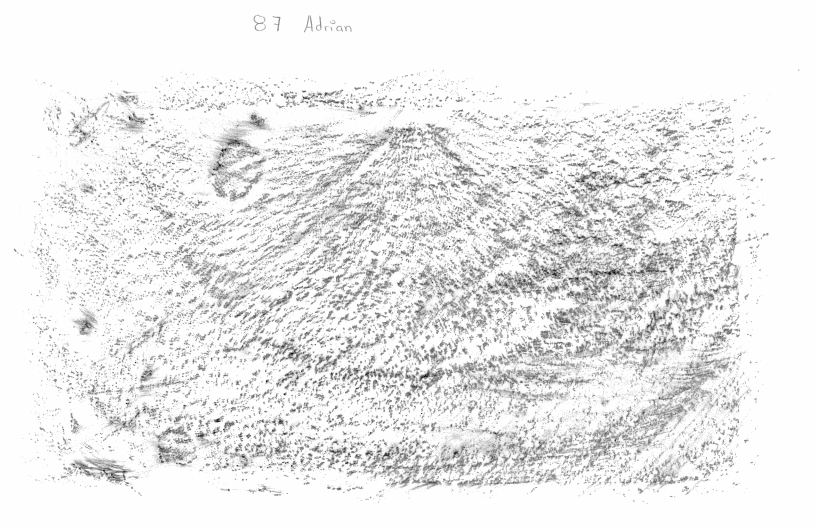
#> input picture data/processed/png-images/DOC (49).png, 2448 x 1584 px, found by its file name (shown at 1/3 size); its folder holds only this picture in this run
$ python transform.py
#> lines starting #> are read from the running program, lines starting #| are printed output that depends on the picture; after the words box and inside, x2 and y2 are one past the last pixel; in counts of white or black regions, pixels touching at a corner belong together
### src/load_images.py
import cv2
import numpy as np
import os

def read_images(dir:str, image_size=None) -> tuple[list[np.ndarray], list[str]]:
    """ Lee todas las imagenes en formato PNG de un directorio, las redimensiona
    al tamaño especificado y las normaliza a valores entre 0 y 255."""
#> called with dir = './data/processed/png-images/', image_size = (358, 232)
    images, names = [], []

    for file in os.listdir(dir):            # leer cada archivo en la carpeta
        if file.lower().endswith(".png"):   # si es png
            # Leer imagen en blanco y negro
            print(f"Reading image: {file}")
            image = cv2.imread(os.path.join(dir, file), cv2.IMREAD_GRAYSCALE)
#> image is the input picture: shape (1584, 2448); min 0, max 255, mean 235.1

            # redimencionar imagen
            if image_size is not None:
                print(f"\tOriginal shape:\t{image.shape}")
#| 	Original shape:	(1584, 2448)
                image = cv2.resize(image, image_size, interpolation\
                                   =cv2.INTER_AREA)
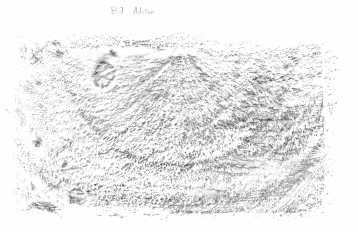
#> image: shape (232, 358); min 57, max 254, mean 235.1
                print(f"\tNew shape:\t{image.shape}\n")
#| 	New shape:	(232, 358)
            else:
                print(f"\tShape:\t{image.shape}\n")

            image = cv2.normalize(image, None, 0, 255, cv2.NORM_MINMAX)\
                .astype(np.uint8) # normalizar imagen
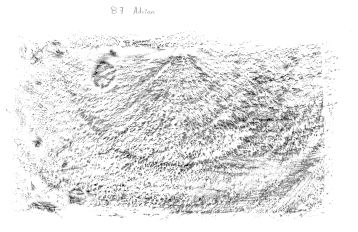
#> image: shape (232, 358); min 0, max 255, mean 230.5

            if image is not None:
                images.append(image) ; names.append(file)
            else:
                raise ValueError(f"Error al leer la imagen: {file}")

    return images, names

# [4 lines left out: function save_images, not called in this run]

# [9 lines that do not run on import are left out]

### src/visualitation.py
from matplotlib import pyplot as plt
import numpy as np
from src import TRANSFORMATION_MARGIN

plt.rcParams["figure.constrained_layout.use"] = True


def show_images(images: list, names: list[str], show: bool = True,
                suptitle: str = None, **fig_kw):
    """Muestra una lista de imágenes."""
    n_images = len(images)
    n_cols = int(np.ceil(np.sqrt(n_images)))
    n_rows = int(np.ceil(n_images / n_cols))

    fig, axes = plt.subplots(nrows=n_rows,ncols=n_cols,squeeze=False,**fig_kw)
    if suptitle is not None: fig.suptitle(suptitle)

    for i, (img, name) in enumerate(zip(images, names)):
        r, c = i // n_cols, i % n_cols
        ax = axes[r, c]
        ax.imshow(img, cmap="gray") ; ax.set_title(name)
        ax.axis("off")

    for j in range(i + 1, n_cols * n_rows):    # Apagar ejes vacíos
        r, c = j // n_cols, j % n_cols
        axes[r, c].axis("off")

    if show: plt.show()
    return fig, axes


# [67 lines left out: functions show_stages, show_nmf_components, plot_reconstruction_error, fft_visualitation, not called in this run]

# [1 lines that do not run on import are left out]

### src/utils.py
import numpy as np

def get_stage_images(results:list[dict], stage:str) -> list[np.ndarray]:
    return [result[stage] for result in results]

### src/transform.py
import cv2 as cv2
import numpy as np
from src import TRANSFORMATION_MARGIN
from src.load_images import save_images
import cv2
import numpy as np
from skimage.restoration import denoise_wavelet, estimate_sigma
from skimage import img_as_float, img_as_ubyte

def del_area(binaria, area_max=60, conectividad=4):
    # Asegurar formato uint8 (0 y 255)
    if binaria.dtype == bool:
        img = (binaria.astype(np.uint8)) * 255
    else:
        img = binaria.copy()
        if img.max() == 1:
            img = img * 255


    # Encontrar componentes blancas en la invertida (que eran negras en original)
    num_labels, labels, stats, centroids = cv2.connectedComponentsWithStats(
        cv2.bitwise_not(img), connectivity=conectividad)

    # Máscara donde se conservarán las regiones negras que queremos mantener (las grandes)
    mascara_negra_conservadas = np.zeros_like(img)

    # Omitir fondo (label 0)
    for i in range(1, num_labels):
        area = stats[i, cv2.CC_STAT_AREA]
        if area >= area_max:
            # Esta región negra original es lo suficientemente grande, la conservamos
            mascara_negra_conservadas[labels == i] = 255


    resultado = np.full_like(img, 255)  # fondo blanco
    resultado[mascara_negra_conservadas == 255] = 0  # poner negro donde había regiones negras grandes

    # Devolver en el mismo tipo de dato de entrada
    return resultado if binaria.dtype != bool else resultado > 0

def clean_images(images: list[np.ndarray]) -> list[dict]:
    results = []
    clahe = cv2.createCLAHE(clipLimit=7.0, tileGridSize=(24, 24))

    for img in images:
        if img.dtype != np.uint8:
            img = cv2.normalize(img, None, 0, 255, cv2.NORM_MINMAX).astype(np.uint8)

        result_dict = {"original": img.copy()}

        # Mediana
        median_img = img
        for _ in range(8):
            median_img = cv2.medianBlur(median_img, 3)
            median_clahe = clahe.apply(median_img)
            _, median_thresh = cv2.threshold(median_clahe, 150, 255, cv2.THRESH_BINARY)
        result_dict["cleaned"] = del_area(median_thresh, area_max=90, conectividad=4)


        results.append(result_dict)

    return results

# [61 lines left out: functions select_rotation_line, align, transform, not called in this run]


if __name__ == "__main__":
    """ """
    from src import PROCESSED_IMAGES_DIR, IMAGE_SIZE
    from src.load_images import read_images
    from src.visualitation import show_images, show_stages
    from src.utils import get_stage_images

    # for_saving = True

    # leer imagenes
    images, names = read_images(PROCESSED_IMAGES_DIR + "png-images/", IMAGE_SIZE)
#> images = 1 item; names = ['DOC (49).png']

    # # alinear imagenes
    # param_names, saving_dir = (names, PROCESSED_IMAGES_DIR + "aligned-images/")\
    #     if for_saving else (None, None)
    # aligned_images = transform(images, names=param_names, saving_dir=saving_dir)

    # # mostrar imagenes
    # show_images(aligned_images, names, suptitle="Aligned Images")

    # show_stages(clean_images(images[12:20]))

    show_images(get_stage_images(clean_images(images), "cleaned"), names)
#> the loop in clean_images, `for img in images:` made 1 pass
#> num_labels in del_area on pass 1: 129
#> pass 1, in del_area, `img = binaria.copy()`:
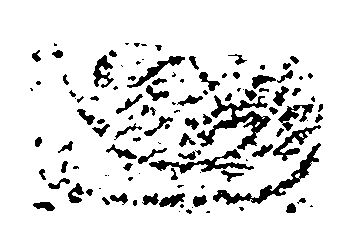
#> img: shape (232, 358); 88.2% white; 116 black regions (42 under 20 px), largest, box (x1, y1, x2, y2) and area: (197, 95, 271, 150) 1261, (213, 143, 321, 205) 991, (149, 149, 254, 174) 710
#> pass 1, in del_area, `num_labels, labels, stats, centroids = cv2.connectedComponentsWithStat..`:
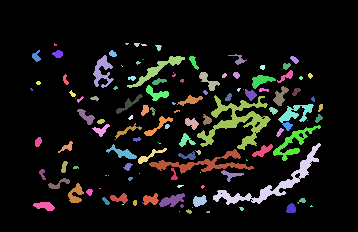
#> labels: shape (232, 358) int32; 129 distinct labels, from 0 to 128; one colour per label, 0 black
#> after the loop in clean_images, `for img in images:`:
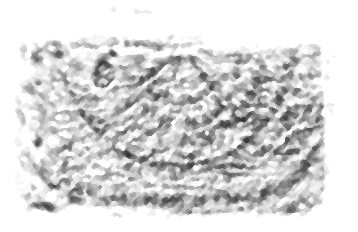
#> median_clahe: shape (232, 358); min 49, max 255, mean 217.2
#> after the loop in clean_images, `for img in images:`:
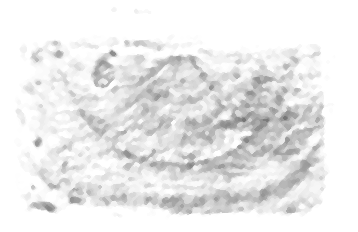
#> median_img: shape (232, 358); min 118, max 255, mean 235.3
#> after the loop in clean_images, `for img in images:`: results = 1 item
#> in show_images, `n_images = len(images)`: n_images = 1
#> the loop in show_images, `for i, (img, name) in enumerate(zip(images, names)):` made 1 pass
#> (name, r, c) on pass 1: ('DOC (49).png', 0, 0)
#> in show_images, `if show: plt.show()`:
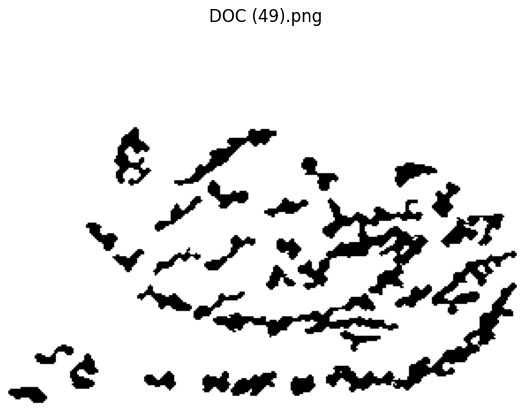
#> figure drawn by matplotlib, 1 panel

$ run again, on data/processed/png-images/DOC001 (1).png
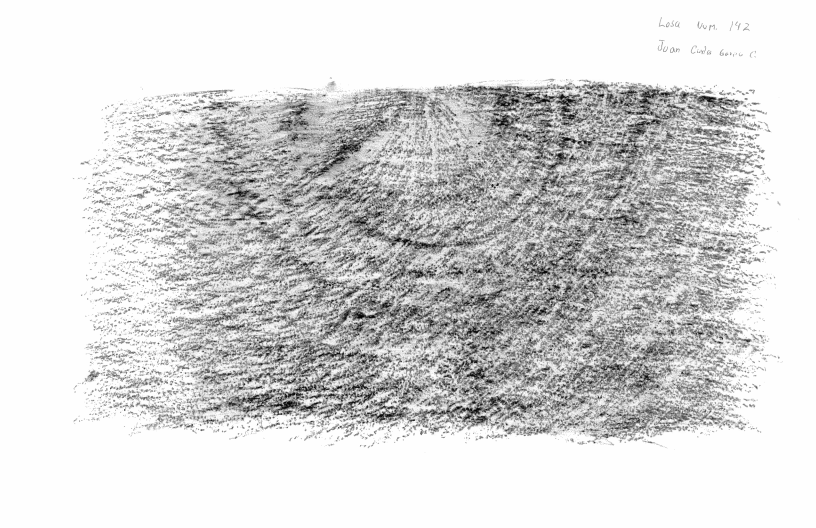
#> input picture data/processed/png-images/DOC001 (1).png, 2448 x 1584 px, found by its file name (shown at 1/3 size)
#> in read_images, image is the input picture: shape (1584, 2448); min 0, max 255, mean 214
#| 	Original shape:	(1584, 2448)
#| 	New shape:	(232, 358)
#> images = 1 item; names = ['DOC001 (1).png']
#> the loop in clean_images, `for img in images:` made 1 pass
#> num_labels in del_area on pass 1: 108
#> pass 1, in del_area, `num_labels, labels, stats, centroids = cv2.connectedComponentsWithStat..`:
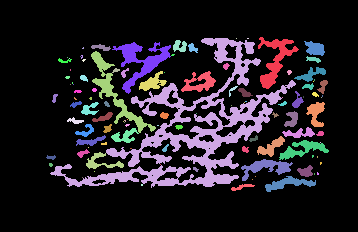
#> labels: shape (232, 358) int32; 108 distinct labels, from 0 to 107; one colour per label, 0 black
#> after the loop in clean_images, `for img in images:`: results = 1 item
#> n_images = 1
#> the loop in show_images, `for i, (img, name) in enumerate(zip(images, names)):` made 1 pass
#> (name, r, c) on pass 1: ('DOC001 (1).png', 0, 0)
#> in show_images, `if show: plt.show()`:
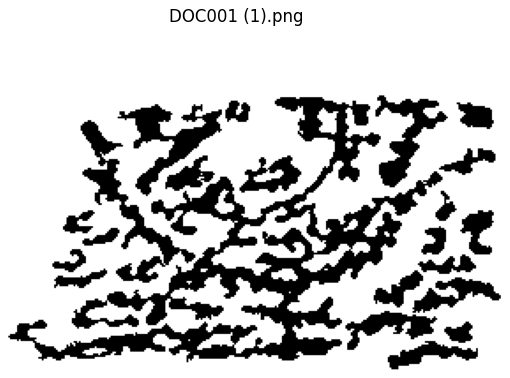
#> figure drawn by matplotlib, 1 panel

$ run again, on data/processed/png-images/DOC001 (2).png
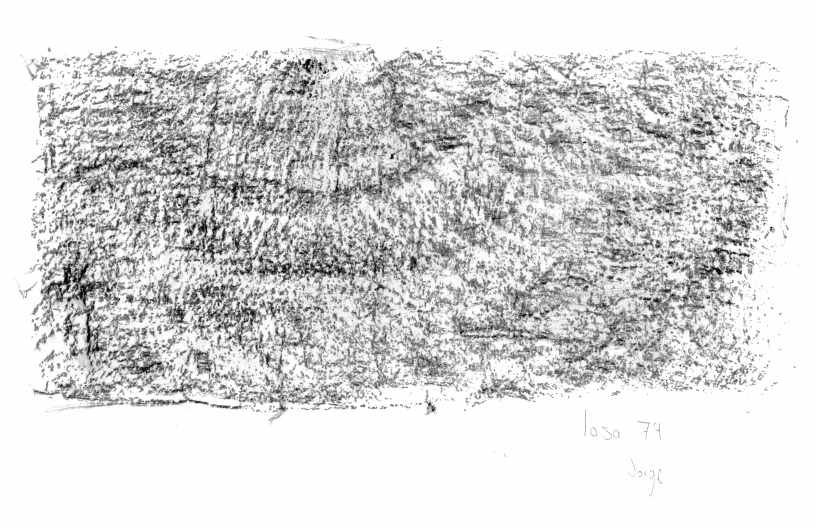
#> input picture data/processed/png-images/DOC001 (2).png, 2448 x 1584 px, found by its file name (shown at 1/3 size)
#> in read_images, image is the input picture: shape (1584, 2448); min 0, max 255, mean 215.8
#| 	Original shape:	(1584, 2448)
#| 	New shape:	(232, 358)
#> images = 1 item; names = ['DOC001 (2).png']
#> the loop in clean_images, `for img in images:` made 1 pass
#> num_labels in del_area on pass 1: 136
#> pass 1, in del_area, `num_labels, labels, stats, centroids = cv2.connectedComponentsWithStat..`:
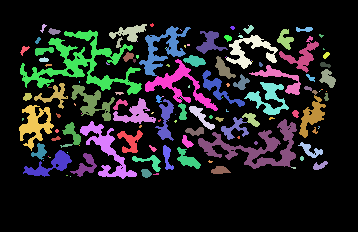
#> labels: shape (232, 358) int32; 136 distinct labels, from 0 to 135; one colour per label, 0 black
#> after the loop in clean_images, `for img in images:`: results = 1 item
#> n_images = 1
#> the loop in show_images, `for i, (img, name) in enumerate(zip(images, names)):` made 1 pass
#> (name, r, c) on pass 1: ('DOC001 (2).png', 0, 0)
#> in show_images, `if show: plt.show()`:
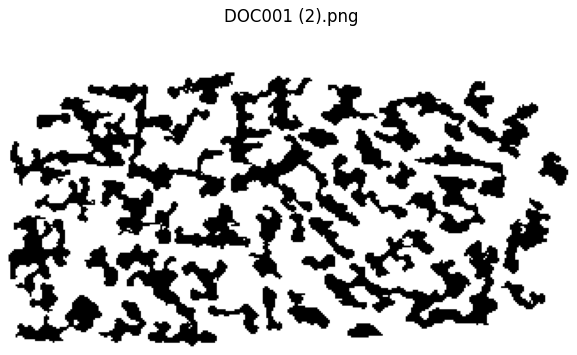
#> figure drawn by matplotlib, 1 panel

$ run again, on data/processed/png-images/DOC002(1).png
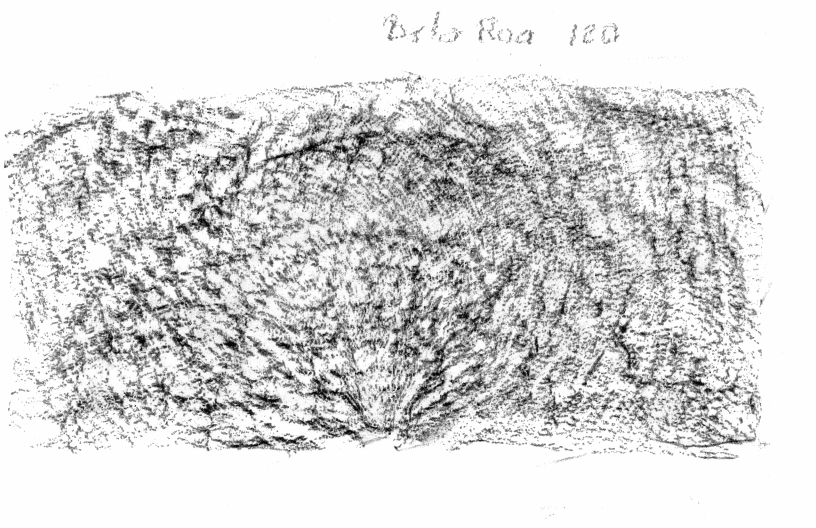
#> input picture data/processed/png-images/DOC002(1).png, 2448 x 1584 px, found by its file name (shown at 1/3 size)
#> in read_images, image is the input picture: shape (1584, 2448); min 0, max 255, mean 215.8
#| 	Original shape:	(1584, 2448)
#| 	New shape:	(232, 358)
#> images = 1 item; names = ['DOC002(1).png']
#> the loop in clean_images, `for img in images:` made 1 pass
#> num_labels in del_area on pass 1: 107
#> after the loop in clean_images, `for img in images:`: results = 1 item
#> n_images = 1
#> the loop in show_images, `for i, (img, name) in enumerate(zip(images, names)):` made 1 pass
#> (name, r, c) on pass 1: ('DOC002(1).png', 0, 0)
#> in show_images, `if show: plt.show()`:
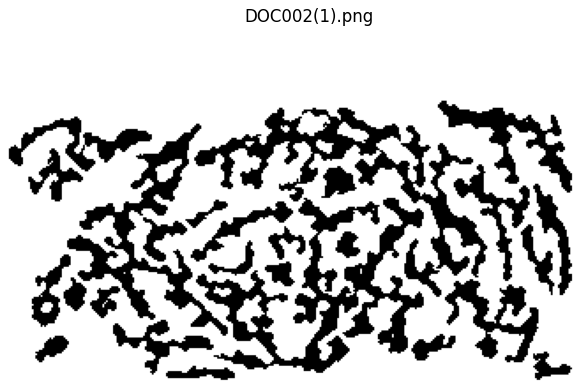
#> figure drawn by matplotlib, 1 panel
